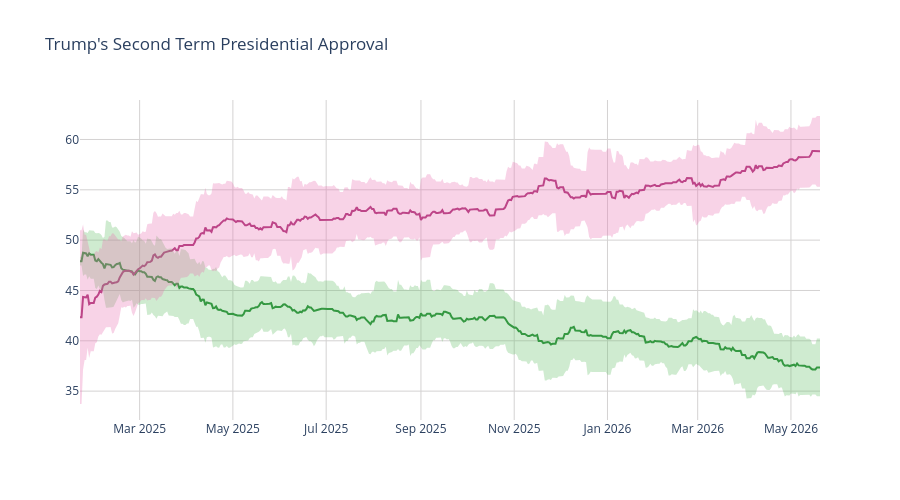

The code cell stored with this chart in its notebook:
### Code cell
disappr_ci_hex = "#e86eaf"
appr_ci_hex = "#60be65"
disappr_ci_rgba = "rgba(232, 110, 175, 0.3)"
appr_ci_rgba = "rgba(96, 190, 101, 0.3)"
grid_col = "#d4d2d2"


# Approve
fig = go.Figure(go.Scatter(
    x=pres['end_date'],
    y=pres['approve'],
    hovertemplate="%{y:.2f}%",
    name="<b>Approve</b>",
    line=dict(color="#228833"),
    showlegend=False
))

# Disapprove
fig.add_trace(go.Scatter(
    x=pres['end_date'],
    y=pres['disapprove'],
    hovertemplate="%{y:.2f}%",
    name="<b>Disapprove</b>",
    line=dict(color="#aa3377"),
    showlegend=False
    )
)

# Approve CI
fig.add_traces([

    # Upper bound
    go.Scatter(
        x=pres['end_date'],
        y=pres['approve_upper_ci'],
        marker=dict(color=appr_ci_hex),
        line=dict(width=0),
        mode='lines',
        showlegend=False,
        hoverinfo="skip"
    ),

    # Lower bound
    go.Scatter(
        x=pres['end_date'],
        y=pres['approve_lower_ci'],
        marker=dict(color=appr_ci_hex),
        line=dict(width=0),
        mode='lines',
        fillcolor=appr_ci_rgba,
        fill="tonexty",
        showlegend=False,
        hoverinfo="skip"
    )
])

# Disapprove CI
fig.add_traces([

    # Upper bound
    go.Scatter(
        x=pres['end_date'],
        y=pres['disapprove_upper_ci'],
        marker=dict(color=disappr_ci_hex),
        line=dict(width=0),
        mode='lines',
        showlegend=False,
        hoverinfo="skip"
    ),

    # Lower bound
    go.Scatter(
        x=pres['end_date'],
        y=pres['disapprove_lower_ci'],
        marker=dict(color=disappr_ci_hex),
        line=dict(width=0),
        mode='lines',
        fillcolor=disappr_ci_rgba,
        fill="tonexty",
        showlegend=False,
        hoverinfo="skip"
    )
])

fig.update_layout(
    title=dict(text="Trump's Second Term Presidential Approval"),
    hovermode="x"
)

fig.update_xaxes(gridcolor=grid_col)
fig.update_yaxes(gridcolor=grid_col)

fig.update_layout(hovermode="x", hoverlabel_align="right", plot_bgcolor="rgba(0, 0, 0, 0)", height=500)
fig.show()

### Figure 1 — Plotly figure (JSON) as saved in the notebook; plotly's stock layout.template omitted (floating-point values rounded to 4 significant figures; data arrays with more than 128 entries replaced by an {"elided": "..."} marker saying what was removed)
{"data": [{"hovertemplate": "%{y:.2f}%", "line": {"color": "#228833"}, "name": "<b>Approve</b>", "showlegend": false, "type": "scatter", "x": {"elided": "485 str values"}, "y": {"elided": "485 float values"}}, {"hovertemplate": "%{y:.2f}%", "line": {"color": "#aa3377"}, "name": "<b>Disapprove</b>", "showlegend": false, "type": "scatter", "x": {"elided": "485 str values"}, "y": {"elided": "485 float values"}}, {"hoverinfo": "skip", "line": {"width": 0}, "marker": {"color": "#60be65"}, "mode": "lines", "showlegend": false, "type": "scatter", "x": {"elided": "485 str values"}, "y": {"elided": "485 float values"}}, {"fill": "tonexty", "fillcolor": "rgba(96, 190, 101, 0.3)", "hoverinfo": "skip", "line": {"width": 0}, "marker": {"color": "#60be65"}, "mode": "lines", "showlegend": false, "type": "scatter", "x": {"elided": "485 str values"}, "y": {"elided": "485 float values"}}, {"hoverinfo": "skip", "line": {"width": 0}, "marker": {"color": "#e86eaf"}, "mode": "lines", "showlegend": false, "type": "scatter", "x": {"elided": "485 str values"}, "y": {"elided": "485 float values"}}, {"fill": "tonexty", "fillcolor": "rgba(232, 110, 175, 0.3)", "hoverinfo": "skip", "line": {"width": 0}, "marker": {"color": "#e86eaf"}, "mode": "lines", "showlegend": false, "type": "scatter", "x": {"elided": "485 str values"}, "y": {"elided": "485 float values"}}], "layout": {"height": 500, "hoverlabel": {"align": "right"}, "hovermode": "x", "plot_bgcolor": "rgba(0, 0, 0, 0)", "title": {"text": "Trump's Second Term Presidential Approval"}, "xaxis": {"gridcolor": "#d4d2d2"}, "yaxis": {"gridcolor": "#d4d2d2"}}}
